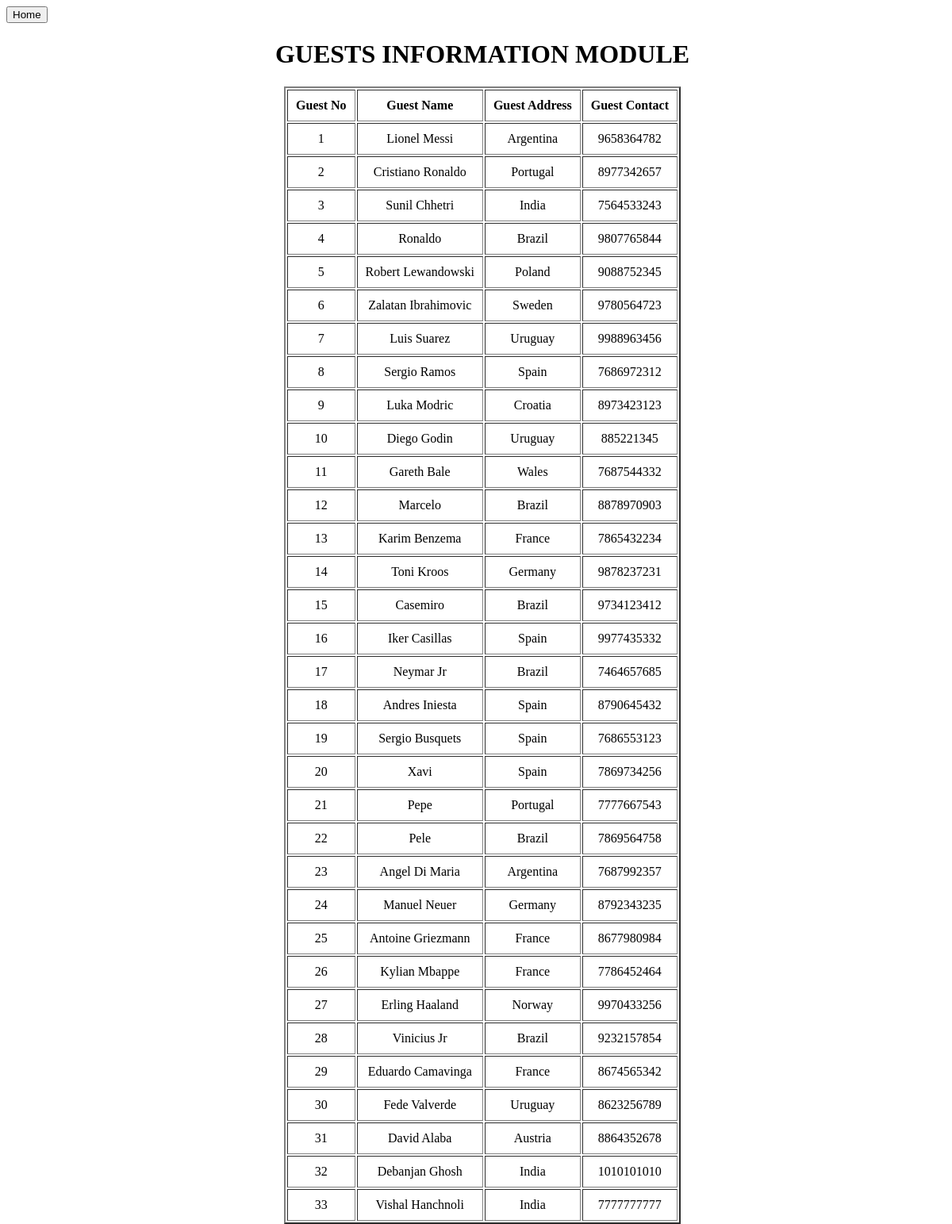
The app's page /gim.php with its own data.
### tables this page shows
CREATE TABLE guests(gno INT(4) AUTO_INCREMENT PRIMARY KEY, gname VARCHAR(30), gadd VARCHAR(50), gmob BIGINT(11));

### gim.php (the view, shortened to what this page needs)
<html>
    <head>
        <?php
            $conn = dbconn();
            $result = mysqli_query($conn,"SELECT * FROM guests");
        ?>
        <link rel="stylesheet" href="style.css">
    </head>
    <body>
        <button onclick="window.location.href='index.php'">Home</button>
        <h1 align=center>GUESTS INFORMATION MODULE</h1>
        <table border=2 align=center>
            <tr><th>Guest No</th><th>Guest Name</th>
                <th>Guest Address</th><th>Guest Contact</th></tr>
            <?php
                while($arr=mysqli_fetch_row($result))
                {
                    echo "<tr>
                            <td>$arr[0]</td>
                            <td>$arr[1]</td>
                            <td>$arr[2]</td>
                            <td>$arr[3]</td>
                        </tr>";
                }
            ?>
        </table>
    </body>
</html>

### style.css (style rules this page uses)
body { height: 100vh; width: 100vw; background-image: url('cn.jpg'); background-size:cover; background-repeat: no-repeat; background-attachment: fixed; background-position: center; }
table { background: rgb(255,255,255,.8); text-align: center; }
h1 { background: rgb(255,255,255,.8); }
tr,td,th { text-align: center; padding: 10px; }

### records on screen
guests: gno "1", gname "Lionel Messi", gadd "Argentina", gmob "9658364782"
guests: gno "2", gname "Cristiano Ronaldo", gadd "Portugal", gmob "8977342657"
guests: gno "3", gname "Sunil Chhetri", gadd "India", gmob "7564533243"
guests: gno "4", gname "Ronaldo", gadd "Brazil", gmob "9807765844"
guests: gno "5", gname "Robert Lewandowski", gadd "Poland", gmob "9088752345"
guests: gno "6", gname "Zalatan Ibrahimovic", gadd "Sweden", gmob "9780564723"
guests: gno "7", gname "Luis Suarez", gadd "Uruguay", gmob "9988963456"
guests: gno "8", gname "Sergio Ramos", gadd "Spain", gmob "7686972312"
guests: gno "9", gname "Luka Modric", gadd "Croatia", gmob "8973423123"
guests: gno "10", gname "Diego Godin", gadd "Uruguay", gmob "885221345"
guests: gno "11", gname "Gareth Bale", gadd "Wales", gmob "7687544332"
guests: gno "12", gname "Marcelo", gadd "Brazil", gmob "8878970903"
guests: gno "13", gname "Karim Benzema", gadd "France", gmob "7865432234"
guests: gno "14", gname "Toni Kroos", gadd "Germany", gmob "9878237231"
guests: gno "15", gname "Casemiro", gadd "Brazil", gmob "9734123412"
guests: gno "16", gname "Iker Casillas", gadd "Spain", gmob "9977435332"
guests: gno "17", gname "Neymar Jr", gadd "Brazil", gmob "7464657685"
guests: gno "18", gname "Andres Iniesta", gadd "Spain", gmob "8790645432"
guests: gno "19", gname "Sergio Busquets", gadd "Spain", gmob "7686553123"
guests: gno "20", gname "Xavi", gadd "Spain", gmob "7869734256"
guests: gno "21", gname "Pepe", gadd "Portugal", gmob "7777667543"
guests: gno "22", gname "Pele", gadd "Brazil", gmob "7869564758"
guests: gno "23", gname "Angel Di Maria", gadd "Argentina", gmob "7687992357"
guests: gno "24", gname "Manuel Neuer", gadd "Germany", gmob "8792343235"
guests: gno "25", gname "Antoine Griezmann", gadd "France", gmob "8677980984"
guests: gno "26", gname "Kylian Mbappe", gadd "France", gmob "7786452464"
guests: gno "27", gname "Erling Haaland", gadd "Norway", gmob "9970433256"
guests: gno "28", gname "Vinicius Jr", gadd "Brazil", gmob "9232157854"
guests: gno "29", gname "Eduardo Camavinga", gadd "France", gmob "8674565342"
guests: gno "30", gname "Fede Valverde", gadd "Uruguay", gmob "8623256789"
guests: gno "31", gname "David Alaba", gadd "Austria", gmob "8864352678"
guests: gno "32", gname "Debanjan Ghosh", gadd "India", gmob "1010101010"
guests: gno "33", gname "Vishal Hanchnoli", gadd "India", gmob "7777777777"
